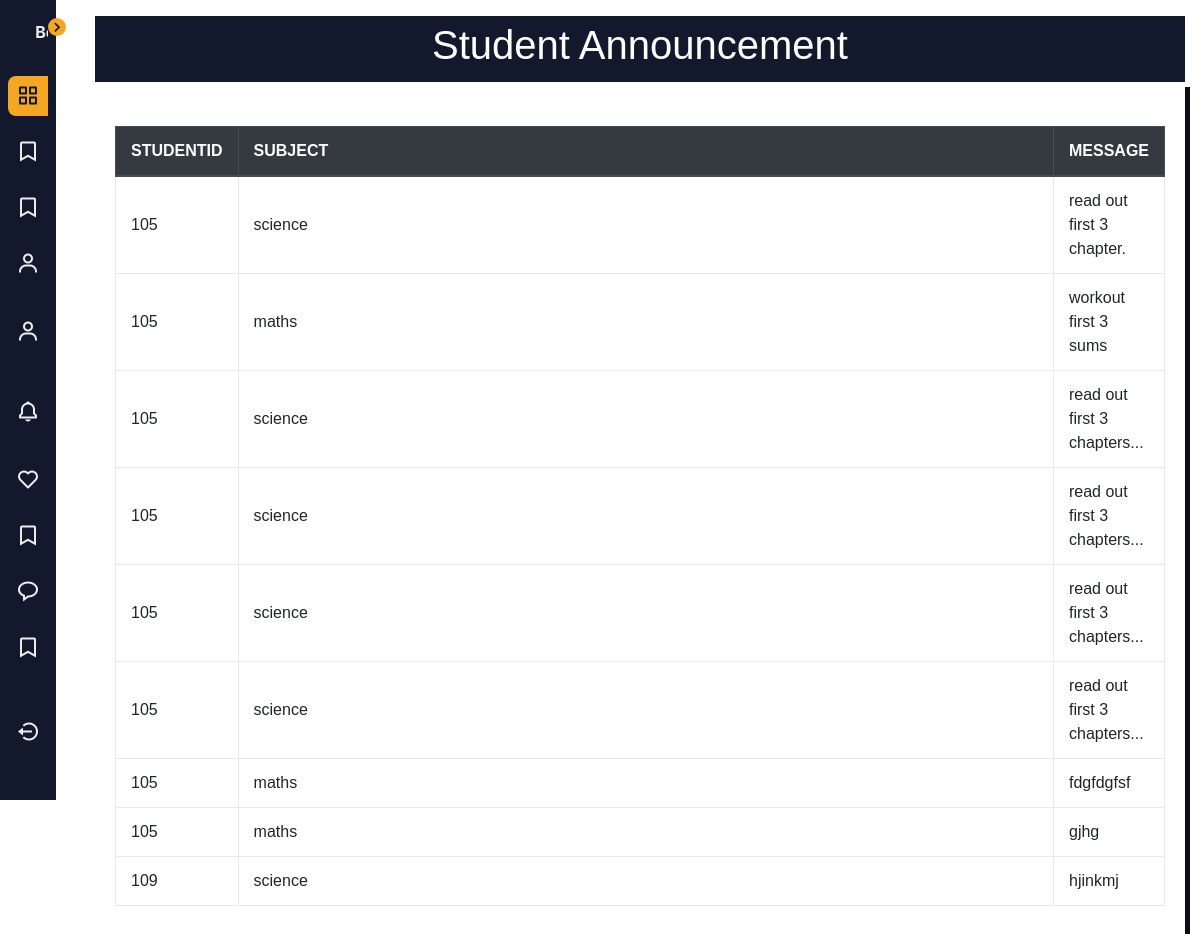
Screenshot of /Tution_Management/student/announce.php with the database file from the repository.
### tables this page shows
CREATE TABLE `announcement` (
  `chk` int(255) NOT NULL,
  `SUBJECT` varchar(255) NOT NULL,
  `MESSAGE` varchar(255) NOT NULL
);

### Tution_Management/student/announce.php (the view, shortened to what this page needs)
<?php
include "home.php";
?>
<!DOCTYPE html>
<html>
<head>
	<link rel="stylesheet" href="https://cdn.jsdelivr.net/npm/bootstrap@4.5.3/dist/css/bootstrap.min.css">
<link rel="stylesheet" href="css/admission.css">
<link rel="stylesheet" href="css/fees.css">
<link rel="stylesheet" href="css/student.css">
<link rel="stylesheet" href="https://stackpath.bootstrapcdn.com/font-awesome/4.7.0/css/font-awesome.min.css
">
</head>
<body>
<center>
<div class="container">
      <div class="container-head">
         <div class="title">
         <center><h1>Student Announcement</h1></center>
         </div>
     </div>
     <div class="container-body">
        <form action="" method="POST">
          <br>
          <table class="table table-bordered">
            <thead class="thead-dark">
              <tr>
                <th>STUDENTID</th>
                <th>SUBJECT</th>
                <th>MESSAGE</th>
              </tr>
            </thead>
            <tbody>
              <?php
      $con=mysqli_connect("localhost","root","","tuition");
        $query="SELECT * FROM announcement";
        $result=mysqli_query($con,$query);
        if (mysqli_num_rows($result)>0) {
        while ($row=mysqli_fetch_array($result)) {
          ?>
          <tr>
          <td><?php echo $row['chk'];?>
          </td>
          <td><?php echo $row['SUBJECT'];?>
          </td>
          <td><?php echo $row['MESSAGE'];?>
          </td>
          </tr>
        <?php
        }
        }
        else {
            echo "no record found";
          }
      ?>
            </tbody>
          </table>
     </div>
   </div>
</center>
</body>
</html>

### Tution_Management/student/style1.css (style rules this page uses)
:root { --first-color: #12192C; --second-color: #F5A623; --white-color: #EDEDED; }
:root { --body-font: 'Quicksand', sans-serif; --small-font-size: 0.875rem; }
@media screen and (min-width: 768px) { :root { --small-font-size: 0.938rem; } }
:root { --z-back: -10; --z-normal: 1; --z-tooltip: 10; --z-fixed: 100; --z-modal: 1000; }
body { position: relative; margin: 0; padding: 1rem 0 0 5rem; font-family: var(--body-font); background-color: var(--white-color); -webkit-transition: .5s; transition: .5s; }
h1 { margin: 0; }

### Tution_Management/student/style.css (style rules this page uses)
body { color: #566787; background: #d3c6c6; font-family: Arial, Helvetica, sans-serif; }
table.table tr th, table.table tr td { border-color: #e9e9e9; padding: 12px 15px; vertical-align: middle; }
table.table tr th:first-child { width: 40px; }
table.table tr th:last-child { width: 100px; }

### Tution_Management/student/css/admission.css (style rules this page uses)
.title { font-size: 28px; font-family: 'Gill Sans', 'Gill Sans MT', Calibri, 'Trebuchet MS', sans-serif; }

### Tution_Management/student/css/fees.css (style rules this page uses)
* { margin: 0; padding: 0; }
.container-head { background-color: #12192C; color: #ffffff; padding: 5px; width: 100%; border-bottom: 20px; }
.container-body { background-color: rgb(255, 255, 255); box-shadow: 5px 5px rgb(12, 12, 29); padding: 20px; font-size: 22px rgb(12, 12, 29); font-family: 'Franklin Gothic Medium', 'Arial Narrow', Arial, sans-serif; font-weight: 400; }

### rows the page displays
announcement: chk "105", SUBJECT "science", MESSAGE "read out first 3 chapter."
announcement: chk "105", SUBJECT "maths", MESSAGE "workout first 3 sums"
announcement: chk "105", SUBJECT "science", MESSAGE "read out first 3 chapters..."
announcement: chk "105", SUBJECT "science", MESSAGE "read out first 3 chapters..."
announcement: chk "105", SUBJECT "science", MESSAGE "read out first 3 chapters..."
announcement: chk "105", SUBJECT "science", MESSAGE "read out first 3 chapters..."
announcement: chk "105", SUBJECT "maths", MESSAGE "fdgfdgfsf"
announcement: chk "105", SUBJECT "maths", MESSAGE "gjhg"
announcement: chk "109", SUBJECT "science", MESSAGE "hjinkmj"
